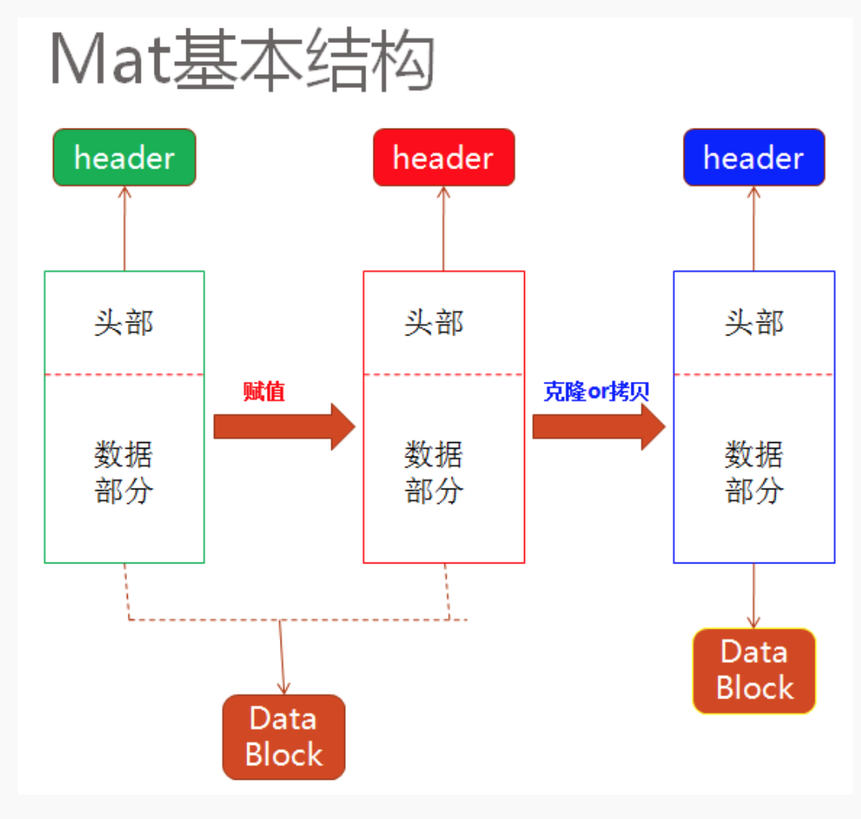
//> input picture OpenCV_learn/code_060/Mat.png, 861 x 819 px, shrunk from 1058 x 1006 before the run
$ ./opencv_060   (built with g++ and OpenCV 4)
//> lines starting //> are read from the running program, lines starting //| are printed output that depends on the picture; after the words box and inside, x2 and y2 are one past the last pixel; in counts of white or black regions, pixels touching at a corner belong together
#include <opencv2/opencv.hpp>
#include <iostream>

using namespace cv;
using namespace std;

int main(int argc, const char *argv[])
{
	Mat src = imread("./Mat.png");
//> src is the input picture: 819 rows x 861 cols, CV_8UC3; mean B, G, R 237.7, 237.4, 243.7
	if (src.empty()) {
		printf("could not load image...\n");
		return -1;
	}
	namedWindow("input", WINDOW_AUTOSIZE);
	imshow("input", src);

	// ȥ�������ֵ��
	Mat gray, binary;
	Canny(src, binary, 80, 160, 3, false);
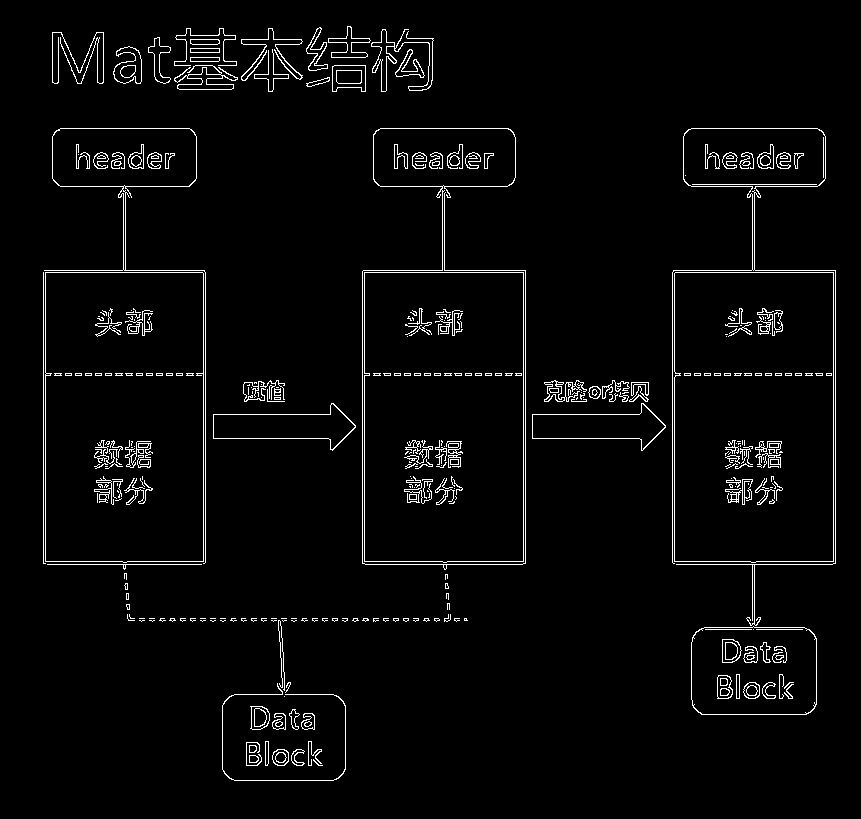
//> binary: 819 rows x 861 cols, CV_8UC1; 3.2% white in thin lines or dots, all inside (x1, y1, x2, y2) = (43, 26, 836, 781)
	imshow("binary", binary);
	imwrite("./binary.png", binary);

	vector<Vec4i> lines;
	HoughLinesP(binary, lines, 1, CV_PI / 180, 80, 30, 10);
//> lines = 92 lines (x1, y1, x2, y2), first 8: [362, 561, 525, 561], [673, 270, 835, 270], [365, 564, 522, 564], [672, 272, 835, 272], [380, 128, 508, 128], [43, 375, 205, 375], [60, 186, 189, 186], [362, 373, 525, 373]
	Mat result = Mat::zeros(src.size(), src.type());
	for (size_t i = 0; i < lines.size(); i++)
	{
		line(result, Point(lines[i][0], lines[i][1]),
			Point(lines[i][2], lines[i][3]), Scalar(0, 255, 0), 1, 8);
	}
//> this loop made 92 passes
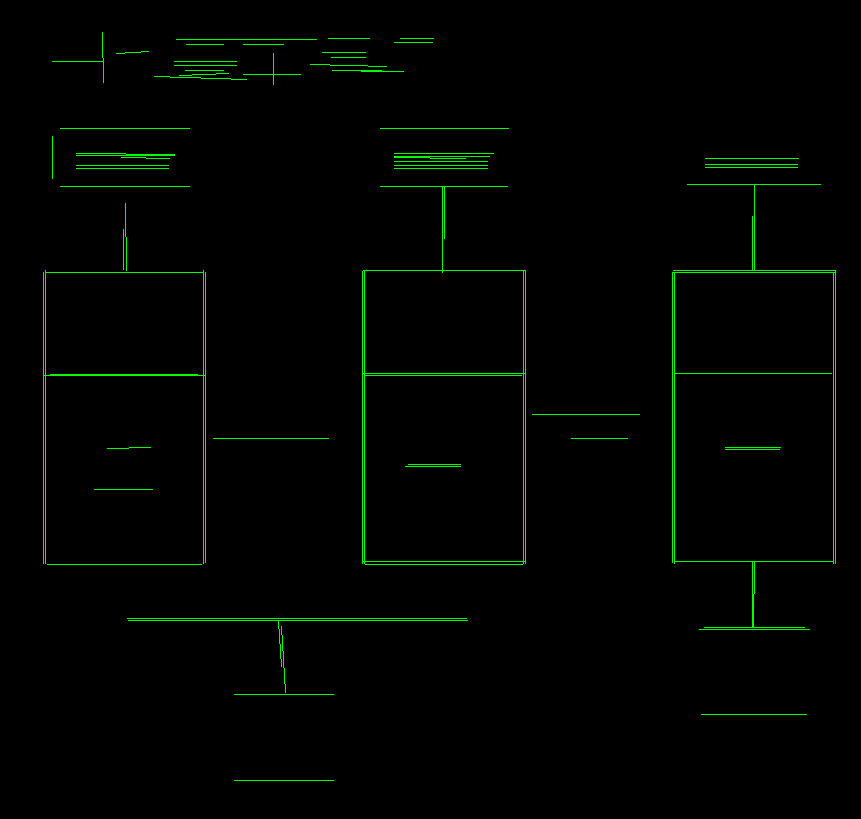
//> result: 819 rows x 861 cols, CV_8UC3; mean B, G, R 0, 4, 0
	imshow("contours", result);

	waitKey(0);
	return 0;
}
